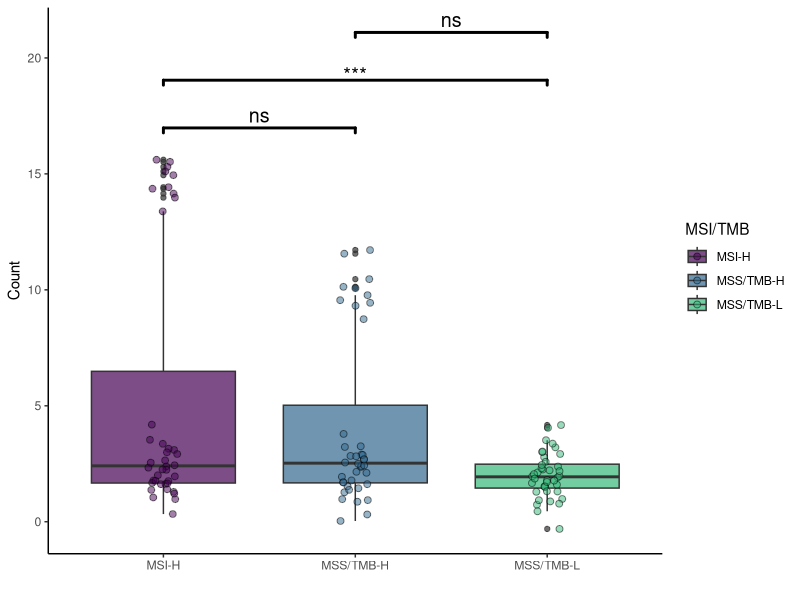
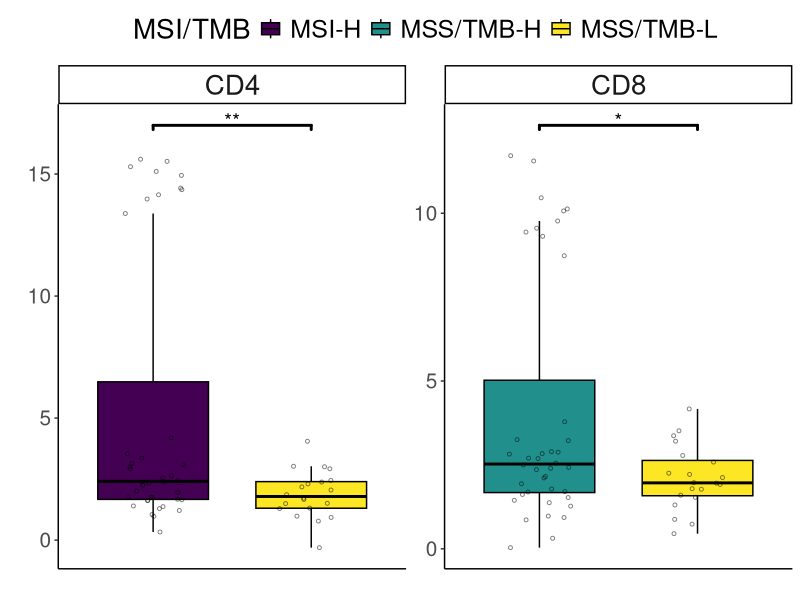

Source code (R) for these figures, in order:
## ---- chunk 1
library(dplyr) # dplyr is required for %>%
## ---- chunk 2
set.seed(123)
mock_data <- data.frame(
  MSI_phenotype = rep(c("MSS/TMB-H", "MSS/TMB-L", "MSI-H"), each = 40),
  Value = c(
    rnorm(10, mean = 10, sd = 1),
    rnorm(100, mean = 2, sd = 1),
    rnorm(10, mean = 15, sd = 1)  
  )
)
mock_data$Cell_Type <- rep(c("CD8", "CD4"), each = 60)
mock_data
## ---- chunk 3
mock_data <- mock_data %>%
  mutate(MSI_phenotype = factor(
    MSI_phenotype,
    levels = c("MSI-H", "MSS/TMB-H", "MSS/TMB-L"),
    ordered = TRUE
  ))
## ---- chunk 4
cd8_mock_data <- mock_data # Lets say that this data have only 1 cell
## ---- chunk 5
# Perform ANOVA and Tukey's HSD test
stat.test <- cd8_mock_data %>%
  aov(data = ., Value ~ MSI_phenotype) %>%           # Perform ANOVA to test group differences
  rstatix::tukey_hsd() %>%                           # Perform Tukey's HSD for pairwise comparisons
  rstatix::adjust_pvalue(method = "bonferroni") %>%  # Adjust p-values using the Bonferroni correction method
  rstatix::add_significance("p.adj")                 # Add significance levels based on adjusted p-values

# Add y positions for plotting
stat.test <- as_tibble(stat.test) %>%
  rstatix::add_y_position(                          # Calculate y-axis positions for p-value brackets
    fun = "max",                                    # Place brackets at the maximum value of the groups
    scales = "free",                                # Allow scales to vary if used in a faceted plot
    formula = Value ~ MSI_phenotype,                # Define the relationship being tested
    data = mock_data[, c("Value", "MSI_phenotype")] # Use the corresponding data columns
  )

# Add an empty column for compatibility with ggpubr
# sggpubr requires this column to avoid an error during plotting
stat.test$MSI_phenotype <- ""
## ---- chunk 6
# Plot
p <-
  ggplot2::ggplot(cd8_mock_data,
                  ggplot2::aes(x = MSI_phenotype, y = Value, fill = MSI_phenotype)) +
  ggplot2::geom_boxplot(alpha = 0.7) +  # Add boxplot
  ggplot2::geom_jitter(
    position = ggplot2::position_jitterdodge(dodge.width = 1),
    size = 2,
    alpha = 0.5,
    shape = 21,
    color = "black"
  ) +  # Add jittered points
  ggplot2::labs(fill = "MSI/TMB", x = "", y = "Count") +
  ggplot2::theme_classic()  +
  ggpubr::stat_pvalue_manual(stat.test, label = "p.adj.signif", tip.length = 0.01, size = 5, bracket.size = 1)

# Display the plot
print(p)
## ---- chunk 7
# Perform ANOVA and Tukey's HSD test for each Cell_Type
res.stat <- data.frame()  # Initialize an empty dataframe to store results

# Loop through each unique Cell_Type to calculate p-values
for (group in unique(mock_data$Cell_Type)) {
  # Subset data for the current Cell_Type
  tmp <- mock_data[mock_data$Cell_Type == group,]
  
  # Perform statistical tests
  tmp.stat <- tmp %>%
    aov(data = ., Value ~ MSI_phenotype) %>%            # Perform ANOVA to check for differences between groups
    rstatix::tukey_hsd() %>%                           # Perform Tukey's HSD for pairwise comparisons
    rstatix::adjust_pvalue(method = "bonferroni") %>%  # Adjust p-values using the Bonferroni method
    rstatix::add_significance("p.adj")                # Add significance labels based on adjusted p-values
  
  # Add the current Cell_Type to the result for tracking
  tmp.stat$Cell_Type <- group
  
  # Add xy positions for plotting brackets
  tmp.stat <- as_tibble(tmp.stat) %>%
    rstatix::add_xy_position(
      x = "MSI_phenotype",
      fun = "max",                     # Position brackets at the maximum value in the plot
      scales = "free",                 # Allow each facet to scale independently
      formula = Value ~ MSI_phenotype, # Formula for the relationship being tested
      data = tmp[, c("Value", "MSI_phenotype")]
    )
  
  # Append the results to the main dataframe
  if (nrow(res.stat) == 0) {
    res.stat <- tmp.stat
  } else {
    res.stat <- rbind(res.stat, tmp.stat)
  }
}

# Convert the results to a tibble for use in ggpubr::stat_pvalue_manual
stat.test <- as_tibble(res.stat)
## ---- chunk 8
# Plot with statistical annotations
p <- ggpubr::ggboxplot(
  mock_data,
  x = "MSI_phenotype",
  y = "Value",
  fill = "MSI_phenotype",
  xlab = FALSE,
  ylab = FALSE,
  add = "jitter",  # Add jittered points to show individual data points
  add.params = list(
    shape = 1,  # Circle shape for points
    size = 1,   # Size of points
    alpha = 0.5 # Transparency
  )
) +
  ggplot2::labs(fill = "MSI/TMB", x = "", y = "") +
  ggplot2::facet_wrap(~ Cell_Type, scale = "free") +  # Create separate facets for each Cell_Type
  ggpubr::stat_pvalue_manual(
    stat.test,                     # Use the calculated statistics
    label = "p.adj.signif",        # Label brackets with significance levels (adjusted p-values)
    hide.ns = TRUE,                # Hide non-significant comparisons
    tip.length = 0.01,             # Adjust tip length for brackets
    size = 5,                      # Font size for labels
    bracket.size = 1               # Line thickness for brackets
  ) +
  ggplot2::theme_classic() +
  ggpubr::font("xy.text", size = 15) +
  ggplot2::theme(
    strip.text.x = ggplot2::element_text(size = 20),  # Adjust facet label font size
    axis.text.x = ggplot2::element_blank(),           # Remove x-axis text
    axis.ticks.x = ggplot2::element_blank(),          # Remove x-axis ticks
    legend.position = "top",                          # Place legend on top
    legend.title = ggplot2::element_text(size = 20),  # Adjust legend title font size
    legend.text = ggplot2::element_text(size = 18)    # Adjust legend text font size
  )

# Display the plot
p

